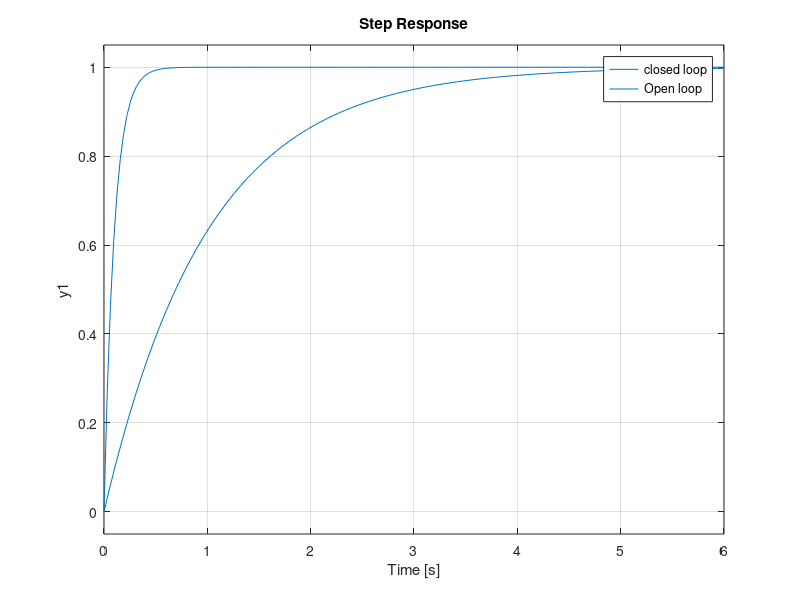

Source code (MATLAB):
clear all, close all, clc

% create a car model

sysCar_OL = ss(-1,1,1,0);           %My open loop state space system

% Converting my ss to tf by 2 commands below
[num,den] = ss2tf(sysCar_OL.a,sysCar_OL.b,sysCar_OL.c,sysCar_OL.d); 
tfCar_OL = tf(num,den);

 s = tf('s');
% tfCar_OL = 1/(s+1) ;

DesiredLoop = 10/s;
K = DesiredLoop/tfCar_OL;

tfCar_OL = 1/(s+0.5);          % Imagine if my actual system is different from modeled on (uncertainties)

sysLoop = series(K,sysCar_OL); % It tells matlab that my K and open loop system of the car are in series
sysCL = feedback(sysLoop,1,-1); %Make a feedback system with (r-ym)

step(sysCL)                    % Draw the response to a step input for closed loop system
hold on
step(sysCar_OL)                 % Draw the response to a step input for open loop system
legend('closed loop','Open loop')

